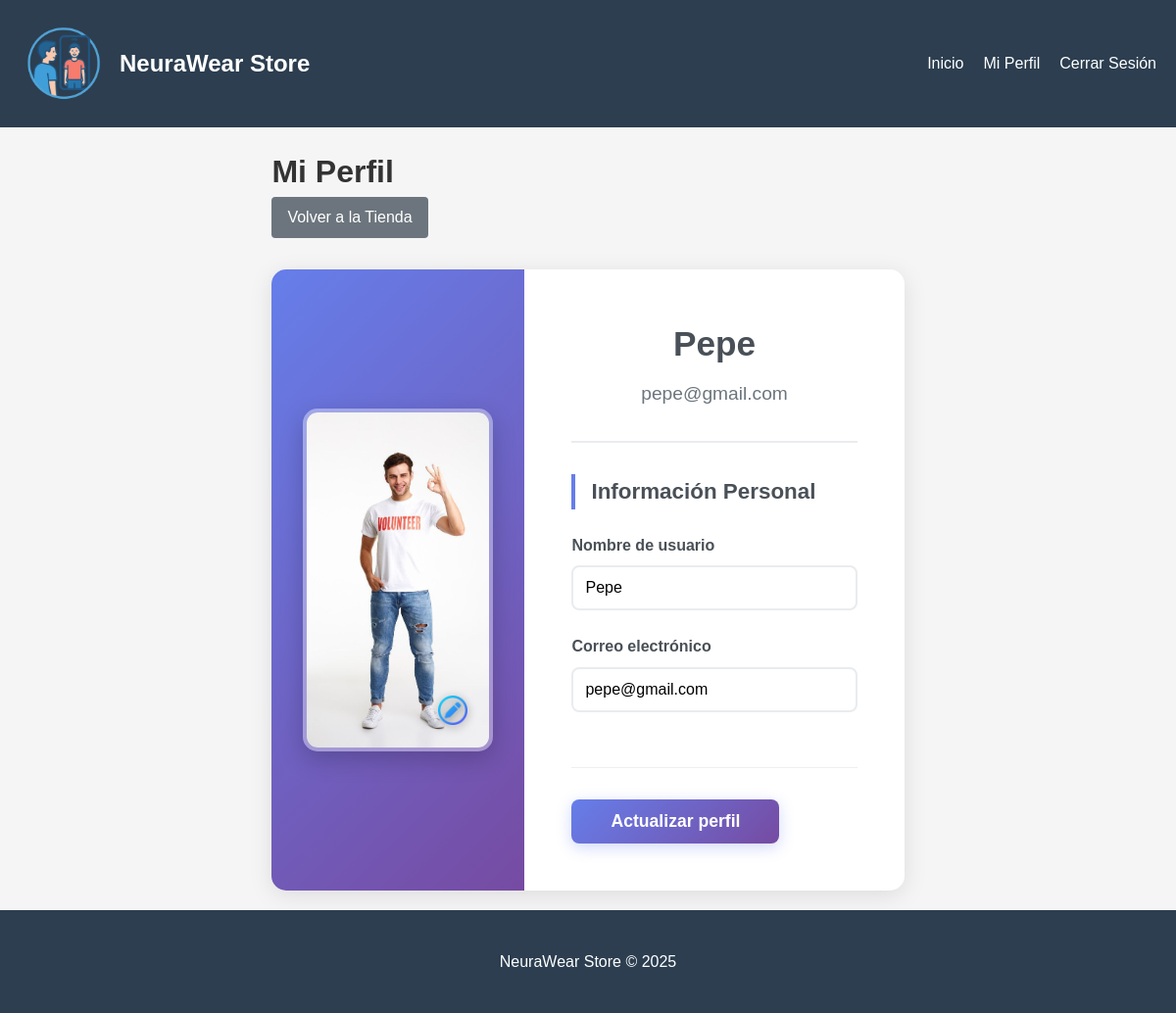
The page /cliente/perfil_cliente.php (signed in) on the database its author committed.
### tables this page shows
CREATE TABLE `usuarios` (
  `id` int(11) NOT NULL,
  `username` varchar(50) NOT NULL,
  `email` varchar(100) NOT NULL,
  `password` varchar(255) NOT NULL,
  `foto_perfil` varchar(255) DEFAULT NULL,
  `rol` enum('admin','cliente') DEFAULT 'cliente',
  `fecha_registro` timestamp NOT NULL DEFAULT current_timestamp()
);

### includes/funciones.php (called while the page is built, shortened)
<?php
require_once 'database.php';
class Funciones {
    private $db;
    public function __construct() {
        $database = new Database();
        $this->db = $database->getConnection();
    }
    public function obtenerPerfilUsuario($id) {
        $stmt = $this->db->prepare("SELECT id, username, email, foto_perfil, rol FROM usuarios WHERE id = ?");
        $stmt->bind_param("i", $id);
        $stmt->execute();
        $result = $stmt->get_result();
        return $result->fetch_assoc();
    }
}
?>

### includes/database.php (called while the page is built, shortened)
<?php
class Database {
    private $con;
    public function __construct() {
        $this->con = new mysqli(DB_HOST, DB_USER, DB_PASS, DB_NAME);
    }
    public function getConnection() {
        return $this->con;
    }
}
?>

### cliente/perfil_cliente.php (the view, shortened to what this page needs)
<?php
require_once '../includes/funciones.php';
$funciones = new Funciones();
$usuario_id = $_SESSION['user_id'];
$usuario = $funciones->obtenerPerfilUsuario($usuario_id);
?>
<?php include '../includes/header.php'; ?>
<div class="main-content">
    <h1>Mi Perfil</h1>
    <div class="cliente-actions">
        <a href="../index.php" class="btn">Volver a la Tienda</a>
    </div>
    <div class="profile-container">
        <div class="profile-card">
            <div class="profile-layout">
                <div class="profile-left">
                    <div class="profile-picture-container">
                        <div class="profile-picture-rectangular">
                            <?php if (!empty($usuario['foto_perfil'])): ?>
                                <img src="<?php echo UPLOADS_URL_PERFILES . htmlspecialchars($usuario['foto_perfil']); ?>"
                                     alt="Foto de perfil de <?php echo htmlspecialchars($usuario['username']); ?>">
                            <?php endif; ?>
                            <div class="edit-icon-simple" onclick="profileManager.togglePhotoUpload()">
                                <img src="../img/boligrafo.png" alt="Editar foto">
                            </div>
                        </div>
                    </div>
                </div>
                <div class="profile-right">
                    <div class="profile-info">
                        <h2><?php echo htmlspecialchars($usuario['username']); ?></h2>
                        <p class="profile-email"><?php echo htmlspecialchars($usuario['email']); ?></p>
                    </div>
                    <form class="profile-form" method="POST" enctype="multipart/form-data">
                        <div class="form-section">
                            <h3>Información Personal</h3>
                            <div class="form-group">
                                <label for="username">Nombre de usuario</label>
                                <input type="text" name="username" id="username"
                                       value="<?php echo htmlspecialchars($usuario['username']); ?>" required>
                            </div>
                            <div class="form-group">
                                <label for="email">Correo electrónico</label>
                                <input type="email" name="email" id="email"
                                       value="<?php echo htmlspecialchars($usuario['email']); ?>" required>
                            </div>
                        </div>
                        <div class="form-actions">
                            <button type="submit" class="btn btn-primary">Actualizar perfil</button>
                        </div>
                    </form>
                </div>
            </div>
        </div>
    </div>
</div>
<?php include '../includes/footer.php'; ?>

### assets/css/styles.css (style rules this page uses)
* { margin: 0; padding: 0; box-sizing: border-box; font-family: 'Arial', sans-serif; }
html, body { height: 100%; }
body { background-color: #f5f5f5; color: #333; line-height: 1.6; display: flex; flex-direction: column; min-height: 100vh; }
.form-group { margin-bottom: 20px; }
.form-group label { display: block; margin-bottom: 5px; font-weight: bold; color: #2c3e50; }
.form-group input, .form-group textarea, .form-group select { width: 100%; padding: 12px; border: 1px solid #ddd; border-radius: 4px; font-size: 16px; transition: border-color 0.3s ease; }
.btn { display: inline-block; background-color: #3498db; color: white; padding: 12px 24px; border: none; border-radius: 4px; cursor: pointer; text-decoration: none; font-size: 16px; font-weight: 500; transition: all 0.3s ease; text-align: center; }
.btn-primary { background-color: #3498db; }
.form-actions { display: flex; gap: 15px; margin-top: 25px; padding-top: 20px; border-top: 1px solid #eee; }
.cliente-actions { margin-bottom: 2rem; }
.cliente-actions .btn { background: #6c757d; color: white; padding: 0.5rem 1rem; text-decoration: none; border-radius: 4px; transition: background 0.3s; }
.profile-container { max-width: 1000px; margin: 0 auto; }
.profile-card { background: white; border-radius: 15px; box-shadow: 0 5px 25px rgba(0,0,0,0.1); overflow: hidden; }
.profile-layout { display: flex; min-height: 500px; }
.profile-left { flex: 0 0 40%; background: linear-gradient(135deg, #667eea 0%, #764ba2 100%); display: flex; align-items: center; justify-content: center; padding: 2rem; position: relative; }
.profile-picture-container { text-align: center; width: 100%; }
.profile-picture-rectangular { position: relative; width: 100%; max-width: 300px; height: 350px; border-radius: 15px; border: 4px solid rgba(255,255,255,0.3); overflow: hidden; box-shadow: 0 8px 25px rgba(0,0,0,0.2); margin: 0 auto; background: rgba(255,255,255,0.1); }
.profile-picture-rectangular img { width: 100%; height: 100%; object-fit: cover; display: block; }
.edit-icon-simple { position: absolute; bottom: 20px; right: 20px; cursor: pointer; transition: all 0.3s; width: 35px; height: 35px; display: flex; align-items: center; justify-content: center; }
.edit-icon-simple img { width: 30px; height: 30px; filter: drop-shadow(0 2px 4px rgba(0,0,0,0.5)); }
.profile-right { flex: 1; padding: 3rem; display: flex; flex-direction: column; }
.profile-info { text-align: center; margin-bottom: 2rem; padding-bottom: 2rem; border-bottom: 2px solid #e9ecef; }
.profile-info h2 { margin: 0 0 0.5rem 0; font-size: 2.2rem; font-weight: 700; color: #495057; }
.profile-email { margin: 0; color: #6c757d; font-size: 1.2rem; font-weight: 500; }
.profile-form { flex: 1; display: flex; flex-direction: column; }
.form-section { margin-bottom: 2rem; }
.form-section h3 { margin-bottom: 1.5rem; color: #495057; font-size: 1.4rem; font-weight: 600; border-left: 4px solid #667eea; padding-left: 1rem; }
.form-group { margin-bottom: 1.5rem; }
.form-group label { display: block; margin-bottom: 0.5rem; font-weight: 600; color: #495057; }
.form-group input[type="text"], .form-group input[type="email"], .form-group input[type="file"] { width: 100%; padding: 0.75rem; border: 2px solid #e9ecef; border-radius: 8px; font-size: 1rem; transition: all 0.3s; }
.form-actions { margin-top: auto; text-align: center; padding-top: 2rem; }
.btn-primary { background: linear-gradient(135deg, #667eea 0%, #764ba2 100%); color: white; border: none; padding: 0.75rem 2.5rem; border-radius: 8px; cursor: pointer; font-size: 1.1rem; font-weight: 600; transition: all 0.3s; box-shadow: 0 4px 15px rgba(102, 126, 234, 0.3); }

### rows shown on the page
usuarios: foto_perfil (picture), username "Pepe", email "pepe@gmail.com"
